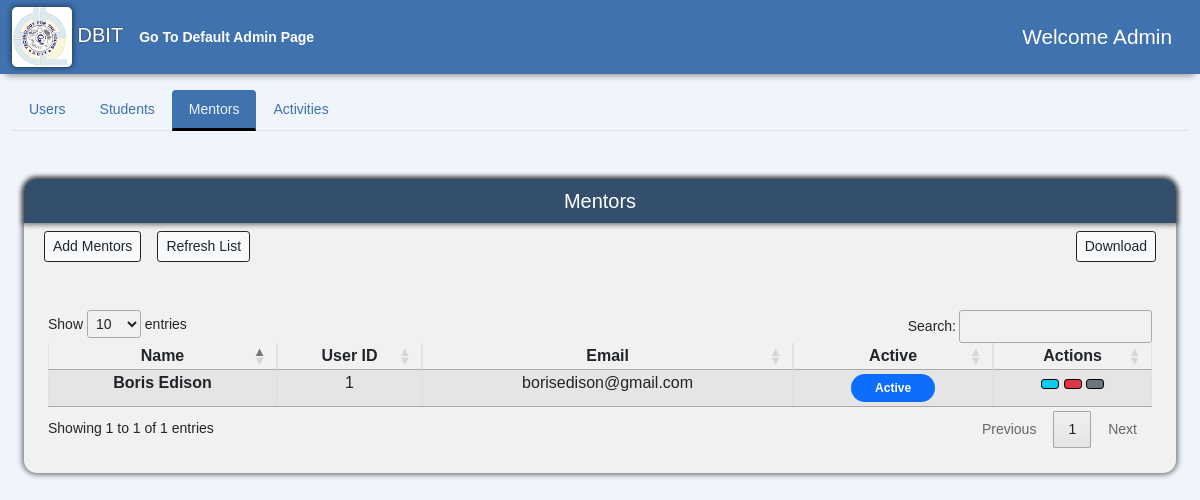
Page /AdminPage/mentor (signed in) on the earlier database version.
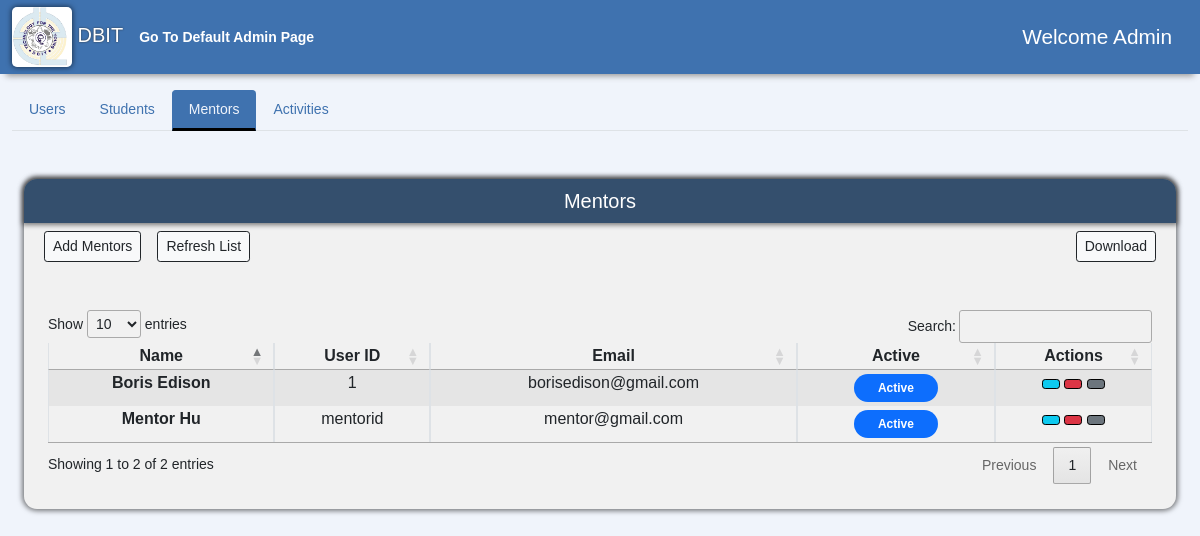
Same page on the later database version.
### accounts/models.py (models this page shows, shortened)
class User(AbstractUser):
    usr_id = models.CharField(max_length=50, unique=True)
    username = None
    email = models.EmailField(max_length=255, unique=True)
    created_on = models.DateTimeField(auto_now_add=True)
    is_active = models.BooleanField(default=True)
    is_staff = models.BooleanField(default=False)
    is_superuser = models.BooleanField(default=False)
    first_name = models.CharField(max_length=50, null=True)
    last_name = models.CharField(max_length=50, null=True)
    middle_name = models.CharField(max_length=50, null=True)
    phone = models.CharField(max_length=10, null=True, blank=True)
    profile_img = models.ImageField(
        default='logo.png', null=True, blank=True, upload_to='images/')
    USERNAME_FIELD = 'email'
    REQUIRED_FIELDS = ['usr_id', ]
    objects = CustomUserManager()

### AdminPage/views.py (the view)
# urls.py: path('mentor', views.Adminmentor, name= 'admin-mentor'),
@login_required(login_url='Login')
def Adminmentor(request):
    if request.user.is_superuser:
        mentors = User.objects.filter(is_staff=True,is_superuser=False)
        context = {'users': mentors}
        return render(request,'AdminPage/admin-mentor.html',context)
    else:
        return HttpResponse("You are not authorized to view this page")

### Announcement/notification_processors.py (called while the page is built)
def announcements(request):
    allnotifications= Announcement.objects.all()
    return {'notifications':allnotifications}

def announcement_receiver(request):
    allreceivers= AnnouncementReceiver.objects.all()
    return {'receivers':allreceivers}

### AdminPage/templates/AdminPage/admin-mentor.html (shortened to what this page needs)
{% extends "admin.html" %}
{% load static %}
{% block mentorTabButton %}
<button class="nav-link active" id="nav-mentors-tab" data-bs-toggle="tab" data-bs-target="#nav-mentors" type="button" role="tab" aria-controls="nav-mentors-tab" aria-selected="true">
  Mentors
</button>
{% endblock %}
{% block mentorTabContent %}
<div class="tab-pane fade active show" id="nav-mentors" role="tabpanel" aria-labelledby="nav-mentors-tab">
  <div class="container-fluid mb-5">
    <div class="sidebar flex-shrink-0 dashboard-navigation">
      <div class="sidebar-heading d-flex align-items-center justify-content-center">
        <h5>Mentors</h5>
      </div>
      <div class="container-fluid" style="overflow-x: auto;">
        <div class="d-flex bd-highlight mb-3">
          <div class="p-2 bd-highlight">
            <button type="button" onclick="alert('Convert user to mentor');" class="btn btn-light ms-auto btn-sm btn-outline-dark">
              Add Mentors
            </button>
          </div>
          <div class="p-2 bd-highlight">
            <button type="button" onClick="window.location.reload()" class="btn btn-light  btn-sm btn-outline-dark" type="button">
              Refresh List
            </button>
          </div>
          <div class="ms-auto p-2 bd-highlight">
            <button type="button" onclick="alert('Logic to download csv');" class="btn btn-light ms-auto btn-sm btn-outline-dark">
              Download
            </button>
          </div>
        </div>
      </div>
      <div class="table-div m-4 mt-4 mb-4">
        <table class="table table-striped table-bordered" style="widows: 100%;" id="mentor-table">
          <thead>
            <tr>
              <th scope="col"class="px-2 py-1 text-center">Name</th>
              <th scope="col" class="px-2 py-1 text-center">User ID</th>
              <th scope="col" class="px-2 py-1 text-center">Email</th>
              <th scope="col" class="px-2 py-1 text-center">Active</th>
              <th scope="col" class="px-2 py-1 text-center">Actions</th>
            </tr>
          </thead>
          <tbody id="myTable">
            {% for user in users %}
            <tr>
              <th scope="row" class="px-2 py-1 text-center">{{user.first_name}} {{user.last_name}}</th>
              <td class="px-2 py-1 text-center">{{user.usr_id}}</td>
              <td class="px-2 py-1 text-center">{{user.email}}</td>
              <td class="px-2 py-1 text-center">
                {% if user.is_active %}
                <span class="badge bg-primary rounded-pill px-4 py-2">Active</span> {% else %}
                <span class="badge bg-danger rounded-pill px-4 py-2">Inactive</span> {% endif %}
              </td>
              <td class="px-2 py-1 text-center">
                <button type="button" class="btn btn-info ms-auto btn-sm" style="border-color: black" onClick="window.location.href='{% url 'update-user' user.usr_id%}'">
                </button>
                <form action="{% url 'delete-user' user.id %}" class="mb-0" style="display: inline-block" method='POST'>
                  <button type="submit" class="btn btn-danger ms-auto btn-sm" style="border-color: black" onClick="return confirm('Are you sure Do you want to delete this user/account ?');">
                  </button>
                </form>
                <button type="button" class="btn btn-secondary ms-auto btn-sm" style="border-color: black" onClick="window.location.href='{% url 'admin-assigned' user.usr_id %}'">
                </button>
              </td>
            </tr>
            {% endfor %}
          </tbody>
        </table>
      </div>
    </div>
  </div>
</div>
{% endblock %}

Differences in the rows shown:
added User: first_name "Mentor", last_name "Hu", usr_id "mentorid", email "mentor@gmail.com", is_active "Active"
Other differences:
text written by a page script: "Show entries Search: Showing 1 to 1 of 1 entries Previous 1 Next" → "Show entries Search: Showing 1 to 2 of 2 entries Previous 1 Next"
